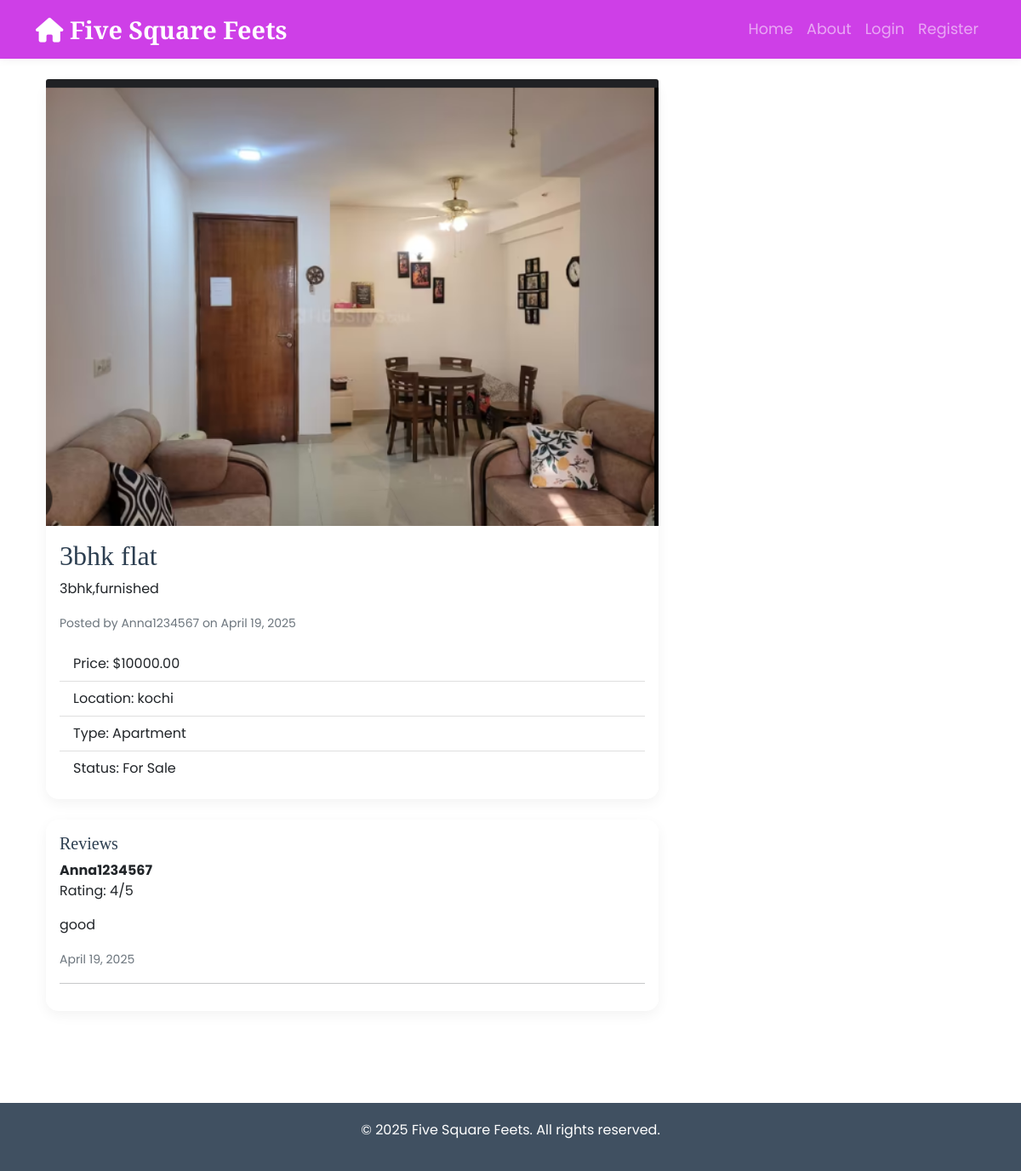
Page /property/1/ on the committed database.
### fivesquarefeets_django1/models.py (models this page shows, shortened)
class Property(models.Model):
    PROPERTY_TYPES = (
        ('house', 'House'),
        ('apartment', 'Apartment'),
        ('villa', 'Villa'),
        ('land', 'Land'),
        ('commercial', 'Commercial'),
    )
    STATUS_CHOICES = (
        ('sale', 'For Sale'),
        ('rent', 'For Rent'),
    )
    title = models.CharField(max_length=200)
    description = models.TextField()
    price = models.DecimalField(max_digits=10, decimal_places=2)
    location = models.CharField(max_length=200)
    property_type = models.CharField(max_length=20, choices=PROPERTY_TYPES)
    status = models.CharField(max_length=10, choices=STATUS_CHOICES)
    area = models.IntegerField(help_text="Area in square feet", default=0)  # Added default value
    bedrooms = models.IntegerField(default=0)
    bathrooms = models.IntegerField(default=0)
    images = models.ImageField(upload_to='property_pics')
    owner = models.ForeignKey(User, on_delete=models.CASCADE)
    created_at = models.DateTimeField(default=timezone.now)
    class Meta:
        verbose_name_plural = "Properties"

class Review(models.Model):
    property = models.ForeignKey(Property, on_delete=models.CASCADE)
    user = models.ForeignKey(User, on_delete=models.CASCADE)
    rating = models.IntegerField()
    comment = models.TextField()
    review_date = models.DateTimeField(auto_now_add=True)  # Changed from created_at

### fivesquarefeets_django1/views.py (the view, shortened to what this page needs)
# urls.py: path('property/<int:pk>/', views.property_detail, name='property-detail'),
def property_detail(request, pk):
    property = get_object_or_404(Property, pk=pk)
    reviews = Review.objects.filter(property=property).order_by('-review_date')
    bookings = Booking.objects.filter(property=property, status='confirmed').order_by('check_in')
    is_wishlisted = False
    review_form = ReviewForm()  # Initialize the review form
    if request.user.is_authenticated:
        is_wishlisted = Wishlist.objects.filter(user=request.user, property=property).exists()
    context = {
        'property': property,
        'title': property.title,
        'is_wishlisted': is_wishlisted,
        'reviews': reviews,
        'review_form': review_form,
        'bookings': bookings
    }
    return render(request, 'fivesquarefeets_django1/property_detail.html', context)

### templates/fivesquarefeets_django1/property_detail.html (shortened to what this page needs)
{% extends "base.html" %}
{% load crispy_forms_tags %}
{% block content %}
<div class="container">
    <div class="row">
        <div class="col-md-8">
            <div class="card mb-4">
                {% if property.images %}
                    <img src="{{ property.images.url }}" class="card-img-top" alt="{{ property.title }}">
                {% endif %}
                <div class="card-body">
                    <h2 class="card-title">{{ property.title }}</h2>
                    <p class="card-text">{{ property.description }}</p>
                    <p class="card-text">
                        <small class="text-muted">
                            Posted by {{ property.owner }} on {{ property.created_at|date:"F d, Y" }}
                        </small>
                    </p>
                    <ul class="list-group list-group-flush">
                        <li class="list-group-item">Price: ${{ property.price }}</li>
                        <li class="list-group-item">Location: {{ property.location }}</li>
                        <li class="list-group-item">Type: {{ property.get_property_type_display }}</li>
                        <li class="list-group-item">Status: {{ property.get_status_display }}</li>
                    </ul>
                </div>
            </div>
            <div class="card mb-4">
                <div class="card-body">
                    <h5>Reviews</h5>
                    {% for review in reviews %}
                        <div class="mb-3">
                            <strong>{{ review.user.username }}</strong>
                            <p>Rating: {{ review.rating }}/5</p>
                            <p>{{ review.comment }}</p>
                            <small class="text-muted">{{ review.review_date|date:"F d, Y" }}</small>
                            <hr>
                        </div>
                    {% empty %}
                        <p>No reviews yet.</p>
                    {% endfor %}
                </div>
            </div>
        </div>
    </div>
</div>
{% endblock content %}

### templates/base.html (shortened to what this page needs)
{% load static %}
<!DOCTYPE html>
<html lang="en">
<head>
    <link href="https://cdn.jsdelivr.net/npm/bootstrap@5.1.3/dist/css/bootstrap.min.css" rel="stylesheet">
    <link rel="stylesheet" href="https://cdnjs.cloudflare.com/ajax/libs/font-awesome/6.0.0/css/all.min.css">
    <link rel="stylesheet" href="{% static 'css/style.css' %}">
</head>
<body class="{% block body_class %}{% endblock %}">
    <div class="content-wrapper">
        <nav class="navbar navbar-expand-lg navbar-dark mb-4">
            <div class="container">
                <a class="navbar-brand" href="{% url 'home' %}">
                    <i class="fas fa-home"></i> Five Square Feets
                </a>
                <div class="collapse navbar-collapse" id="navbarNav">
                    <ul class="navbar-nav ms-auto">
                        <li class="nav-item">
                            <a class="nav-link" href="{% url 'home' %}">Home</a>
                        </li>
                        <li class="nav-item">
                            <a class="nav-link" href="{% url 'about' %}">About</a>
                        </li>
                        {% if user.is_authenticated %}
                            <li class="nav-item">
                                <a class="nav-link" href="{% url 'property-create' %}">List Property</a>
                            </li>
                            <li class="nav-item">
                                <a class="nav-link" href="{% url 'profile' %}">Profile</a>
                            </li>
                            <li class="nav-item">
                                <a class="nav-link" href="{% url 'logout' %}">Logout</a>
                            </li>
                        {% else %}
                            <li class="nav-item">
                                <a class="nav-link" href="{% url 'login' %}">Login</a>
                            </li>
                            <li class="nav-item">
                                <a class="nav-link" href="{% url 'register' %}">Register</a>
                            </li>
                        {% endif %}
                    </ul>
                </div>
            </div>
        </nav>
        <div class="container mb-4">
            {% block content %}{% endblock %}
        </div>
    </div>
    <footer class="footer">
        <div class="container text-center">
            <p>&copy; 2025 Five Square Feets. All rights reserved.</p>
        </div>
    </footer>
</body>
</html>

### static/css/style.css (style rules this page uses)
:root { --primary-font: 'Poppins', sans-serif; --heading-font: 'Playfair Display', serif; }
body { font-family: var(--primary-font); min-height: 100vh; transition: all 0.3s ease; }
.card { background: rgba(255, 255, 255, 0.92); }
.navbar { background: rgba(119, 32, 190, 0.9) !important; }
.footer { background: rgba(108, 93, 128, 0.9); }
.card { background: rgba(255, 255, 255, 0.85); backdrop-filter: blur(10px); border: none; border-radius: 15px; box-shadow: 0 5px 15px rgba(0,0,0,0.05); transition: all 0.3s ease; }
h1, h2, h3, h4, h5 { font-family: var(--heading-font); color: #2c3e50; }
.navbar-brand { font-family: var(--heading-font); font-size: 1.8rem; font-weight: 600; }
.navbar { background: rgba(194, 15, 225, 0.8) !important; backdrop-filter: blur(10px); box-shadow: 0 2px 10px rgba(0,0,0,0.05); }
.nav-link { font-size: 1.1rem; transition: all 0.3s ease; position: relative; }
.nav-link:after { content: ''; position: absolute; width: 0; height: 2px; bottom: 0; left: 0; background: #3498db; transition: width 0.3s ease; }
.footer { background: rgba(0, 0, 0, 0.8); padding: 20px 0; color: white; backdrop-filter: blur(10px); }
.card, .btn, .alert { animation: fadeIn 0.5s ease; }
.footer { background: rgba(44, 62, 80, 0.9); color: white; padding: 20px 0; position: relative; bottom: 0; width: 100%; backdrop-filter: blur(10px); margin-top: auto; }
.content-wrapper { min-height: calc(100vh - 60px); padding-bottom: 60px; }
.container { position: relative; z-index: 1; }

### rows in the picture
Property: images (picture), title "3bhk flat", description "3bhk,furnished", owner "Anna1234567", created_at "April 19, 2025", price "10000.00", location "kochi", property_type "Apartment", status "For Sale"
Review: user.username "Anna1234567", rating "4", comment "good", review_date "April 19, 2025"
